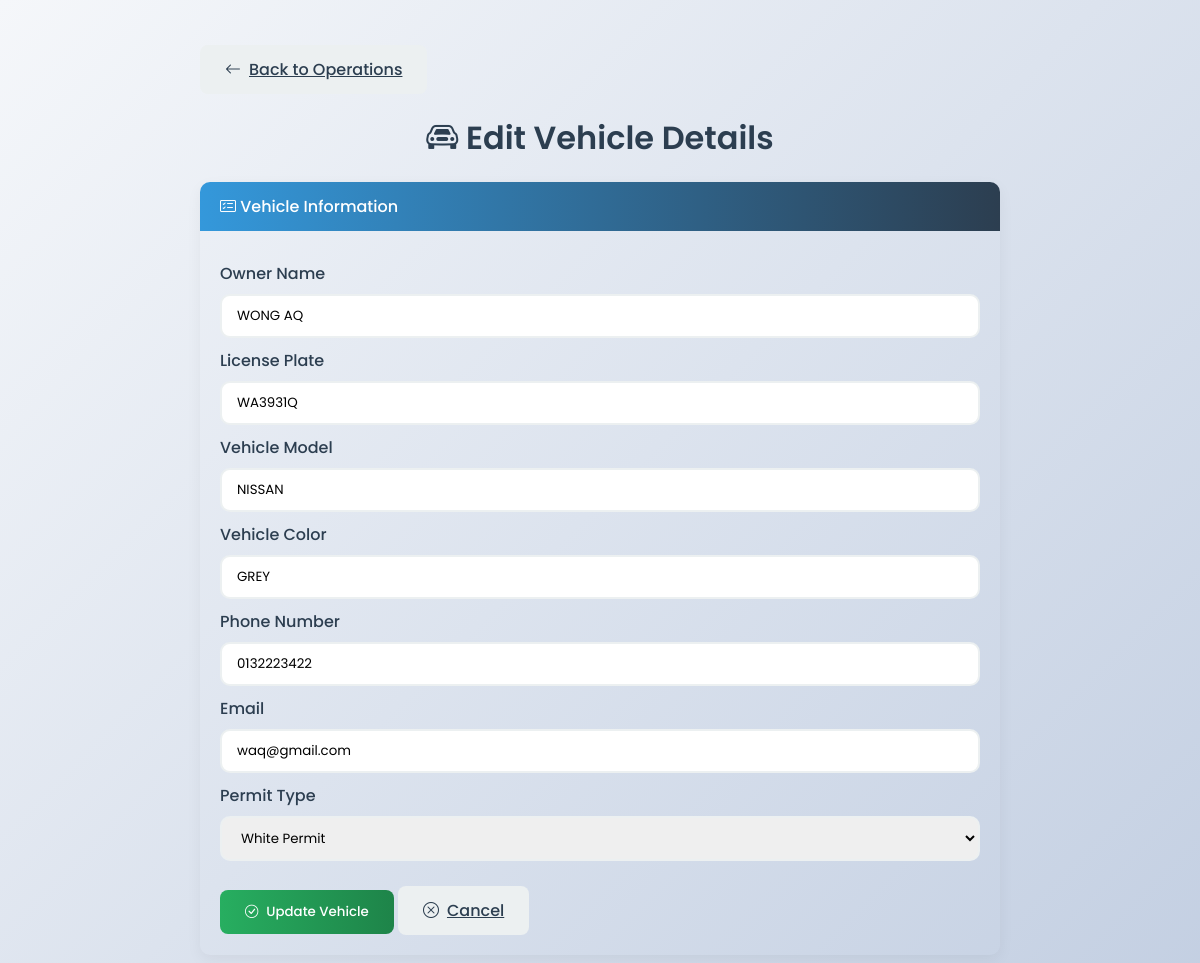
The app's page /website/edit_vehicle.php?id=3&active_tab=modifyVehicle (signed in) with its own data.
### tables this page shows
CREATE TABLE `vehicle_registered_details` (
  `id` int(11) NOT NULL,
  `license_plate` varchar(20) NOT NULL,
  `owner_name` varchar(100) NOT NULL,
  `student_id` varchar(20) NOT NULL,
  `car_brand_model` varchar(100) NOT NULL,
  `car_colour` varchar(50) NOT NULL,
  `permit_type` varchar(50) NOT NULL,
  `phone_number` varchar(20) NOT NULL,
  `owner_email` varchar(100) NOT NULL
);

### website/edit_vehicle.php (the view, shortened to what this page needs)
<?php
$servername = "localhost";
$username = "root";
$password = "";
$dbname = "campus_security_system";
$conn = new mysqli($servername, $username, $password, $dbname);
if (isset($_GET['id']) && is_numeric($_GET['id'])) {
    $id = (int)$_GET['id'];
    $stmt = $conn->prepare("SELECT * FROM vehicle_registered_details WHERE id = ?");
    $stmt->bind_param("i", $id);
    $stmt->execute();
    $result = $stmt->get_result();
    $row = $result->fetch_assoc();
}
?>
<!DOCTYPE html>
<html lang="en">
<head>
    <link rel="stylesheet" href="https://cdn.jsdelivr.net/npm/bootstrap-icons@1.10.0/font/bootstrap-icons.css">
</head>
<body>
<div class="edit-container">
    <a href="operation.php" class="btn btn-secondary mb-4">
        <i class="bi bi-arrow-left"></i> Back to Operations
    </a>
    <h1 class="page-header">
        <i class="bi bi-car-front"></i> Edit Vehicle Details
    </h1>
    <div class="card">
        <div class="card-header">
            <i class="bi bi-card-checklist"></i> Vehicle Information
        </div>
        <div class="card-body">
            <form method="POST" id="editForm">
                <div class="row">
                    <div class="col-md-6 mb-4">
                        <label class="form-label">Owner Name</label>
                        <input type="text" name="owner_name" class="form-control"
                               value="<?= htmlspecialchars($row['owner_name']) ?>"
                               required pattern="[A-Za-z\s]+"
                               title="Only letters and spaces are allowed">
                    </div>
                    <div class="col-md-6 mb-4">
                        <label class="form-label">License Plate</label>
                        <input type="text" name="vehicle_number" class="form-control"
                               value="<?= htmlspecialchars($row['license_plate']) ?>" required>
                    </div>
                </div>
                <div class="row">
                    <div class="col-md-6 mb-4">
                        <label class="form-label">Vehicle Model</label>
                        <input type="text" name="vehicle_type" class="form-control"
                               value="<?= htmlspecialchars($row['car_brand_model']) ?>" required>
                    </div>
                    <div class="col-md-6 mb-4">
                        <label class="form-label">Vehicle Color</label>
                        <input type="text" name="vehicle_colour" class="form-control"
                               value="<?= htmlspecialchars($row['car_colour']) ?>"
                               required pattern="[A-Za-z\s]+"
                               title="Only letters and spaces are allowed">
                    </div>
                </div>
                <div class="row">
                    <div class="col-md-6 mb-4">
                        <label class="form-label">Phone Number</label>
                        <input type="tel" name="phone_number" class="form-control"
                               value="<?= htmlspecialchars($row['phone_number']) ?>"
                               required pattern="[0-9]+"
                               title="Only numbers are allowed">
                    </div>
                    <div class="col-md-6 mb-4">
                        <label class="form-label">Email</label>
                        <input type="email" name="email" class="form-control"
                               value="<?= htmlspecialchars($row['owner_email']) ?>" required>
                    </div>
                </div>
                <div class="mb-4">
                    <label class="form-label">Permit Type</label>
                    <select name="permit_type" class="form-select" required>
                        <?php
                        $permit_options = ["White Permit", "Red Permit", "Yellow Permit", "Temporary Parking Pass", "Blue Permit"];
                        foreach ($permit_options as $permit_name) {
                            $selected = ($permit_name === $row['permit_type']) ? 'selected' : '';
                            echo "<option value='$permit_name' $selected>$permit_name</option>";
                        }
                        ?>
                    </select>
                </div>
                <div class="d-flex gap-3">
                    <button type="submit" class="btn btn-success">
                        <i class="bi bi-check-circle"></i> Update Vehicle
                    </button>
                    <a href="operation.php" class="btn btn-secondary">
                        <i class="bi bi-x-circle"></i> Cancel
                    </a>
                </div>
            </form>
        </div>
    </div>
</div>
</body>
</html>

### website/edit_vehicle.php (style rules this page uses)
:root { --primary-color: #2c3e50; --secondary-color: #3498db; --accent-color: #e74c3c; --light-color: #ecf0f1; --dark-color: #2c3e50; --success-color: #27ae60; --error-color: #e74c3c; }
* { margin: 0; padding: 0; box-sizing: border-box; font-family: 'Poppins', sans-serif; }
body { background: linear-gradient(135deg, #f5f7fa 0%, #c3cfe2 100%); min-height: 100vh; padding: 20px; }
.edit-container { max-width: 800px; margin: 0 auto; }
.page-header { color: var(--primary-color); font-weight: 600; margin: 20px 0; text-align: center; }
.card { border: none; border-radius: 10px; box-shadow: 0 5px 15px rgba(0,0,0,0.05); margin-bottom: 25px; }
.card-body { padding: 20px 20px; }
.card-header { background: linear-gradient(90deg, var(--secondary-color), var(--primary-color)); color: white; font-weight: 500; border-radius: 10px 10px 0 0 !important; padding: 12px 20px; }
.form-label { font-weight: 500; color: var(--primary-color); margin-bottom: 8px; margin-top: 10px; display: block; }
.form-control, .form-select { border: 2px solid var(--light-color); padding: 10px 15px; border-radius: 10px; transition: all 0.3s ease; width: 100%; box-sizing: border-box; }
.btn { padding: 12px 25px; border: none; border-radius: 8px; font-weight: 500; cursor: pointer; transition: all 0.3s ease; display: inline-flex; align-items: center; justify-content: center; gap: 8px; margin-top: 25px; }
.btn-success { background: linear-gradient(90deg, var(--success-color), #1e8449); color: white; }
.btn-secondary { background: var(--light-color); color: var(--primary-color); }

### records on screen
vehicle_registered_details: owner_name "WONG AQ", vehicle_number "WA3931Q", vehicle_type "NISSAN", vehicle_colour "GREY", phone_number "0132223422", email "waq@gmail.com"

### other values on screen
form field permit_type "White Permit"
